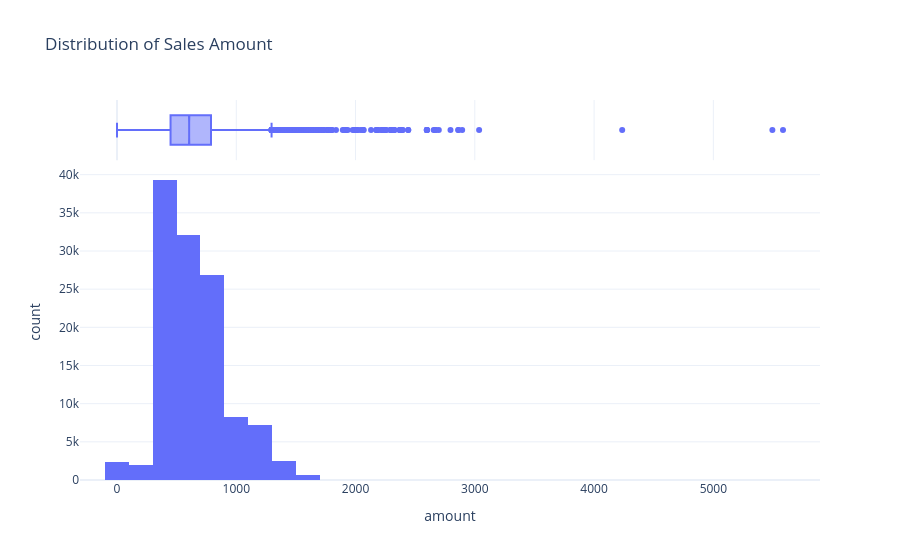
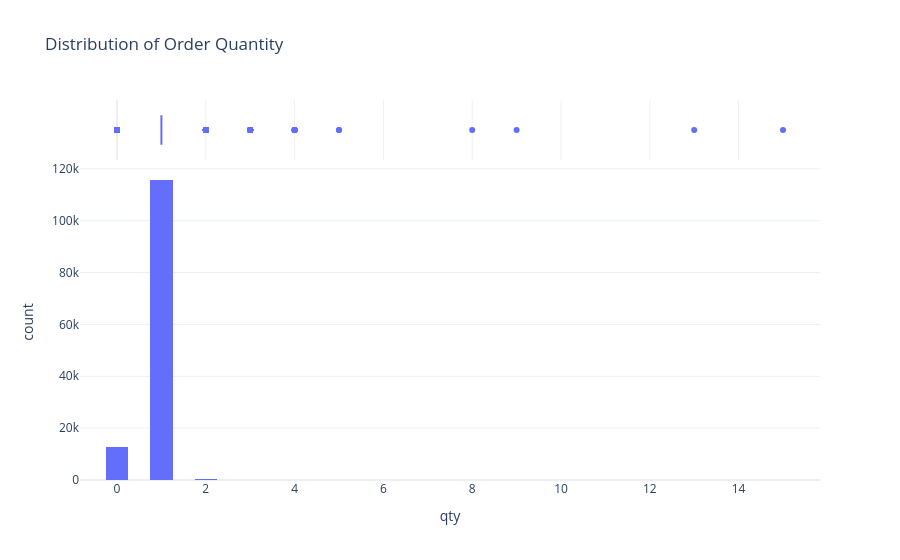

Notebook code for these charts, in order:
### Markdown cell above
## 5. Distribution Analysis for Numerical Variables

We analyze the distribution of revenue, order quantity, and amount to identify where the business is concentrated. This helps identify whether the data is skewed toward low-value or high-value transactions.

### Code cell
plot_histogram(primary_df, "amount", "Distribution of Sales Amount")
plot_histogram(primary_df, "qty", "Distribution of Order Quantity")

### Figure 1 — Plotly figure (JSON) as saved in the notebook; plotly's stock layout.template omitted (floating-point values rounded to 4 significant figures; data arrays with more than 128 entries replaced by an {"elided": "..."} marker saying what was removed)
{"data": [{"bingroup": "x", "hovertemplate": "amount=%{x}<br>count=%{y}<extra></extra>", "legendgroup": "", "marker": {"color": "#636efa", "pattern": {"shape": ""}}, "name": "", "nbinsx": 40, "orientation": "v", "showlegend": false, "type": "histogram", "x": {"elided": "128969 float values"}, "xaxis": "x", "yaxis": "y"}, {"hovertemplate": "amount=%{x}<extra></extra>", "legendgroup": "", "marker": {"color": "#636efa"}, "name": "", "notched": true, "showlegend": false, "type": "box", "x": {"elided": "128969 float values"}, "xaxis": "x2", "yaxis": "y2"}], "layout": {"barmode": "relative", "legend": {"tracegroupgap": 0}, "title": {"text": "Distribution of Sales Amount"}, "xaxis": {"anchor": "y", "domain": [0, 1], "title": {"text": "amount"}}, "xaxis2": {"anchor": "y2", "domain": [0, 1], "matches": "x", "showgrid": true, "showticklabels": false}, "yaxis": {"anchor": "x", "domain": [0, 0.8316], "title": {"text": "count"}}, "yaxis2": {"anchor": "x2", "domain": [0.8416, 1], "matches": "y2", "showgrid": false, "showline": false, "showticklabels": false, "ticks": ""}}}

### Figure 2 — Plotly figure (JSON) as saved in the notebook; plotly's stock layout.template omitted (floating-point values rounded to 4 significant figures; data arrays with more than 128 entries replaced by an {"elided": "..."} marker saying what was removed)
{"data": [{"bingroup": "x", "hovertemplate": "qty=%{x}<br>count=%{y}<extra></extra>", "legendgroup": "", "marker": {"color": "#636efa", "pattern": {"shape": ""}}, "name": "", "nbinsx": 40, "orientation": "v", "showlegend": false, "type": "histogram", "x": {"elided": "128969 int values"}, "xaxis": "x", "yaxis": "y"}, {"hovertemplate": "qty=%{x}<extra></extra>", "legendgroup": "", "marker": {"color": "#636efa"}, "name": "", "notched": true, "showlegend": false, "type": "box", "x": {"elided": "128969 int values"}, "xaxis": "x2", "yaxis": "y2"}], "layout": {"barmode": "relative", "legend": {"tracegroupgap": 0}, "title": {"text": "Distribution of Order Quantity"}, "xaxis": {"anchor": "y", "domain": [0, 1], "title": {"text": "qty"}}, "xaxis2": {"anchor": "y2", "domain": [0, 1], "matches": "x", "showgrid": true, "showticklabels": false}, "yaxis": {"anchor": "x", "domain": [0, 0.8316], "title": {"text": "count"}}, "yaxis2": {"anchor": "x2", "domain": [0.8416, 1], "matches": "y2", "showgrid": false, "showline": false, "showticklabels": false, "ticks": ""}}}
